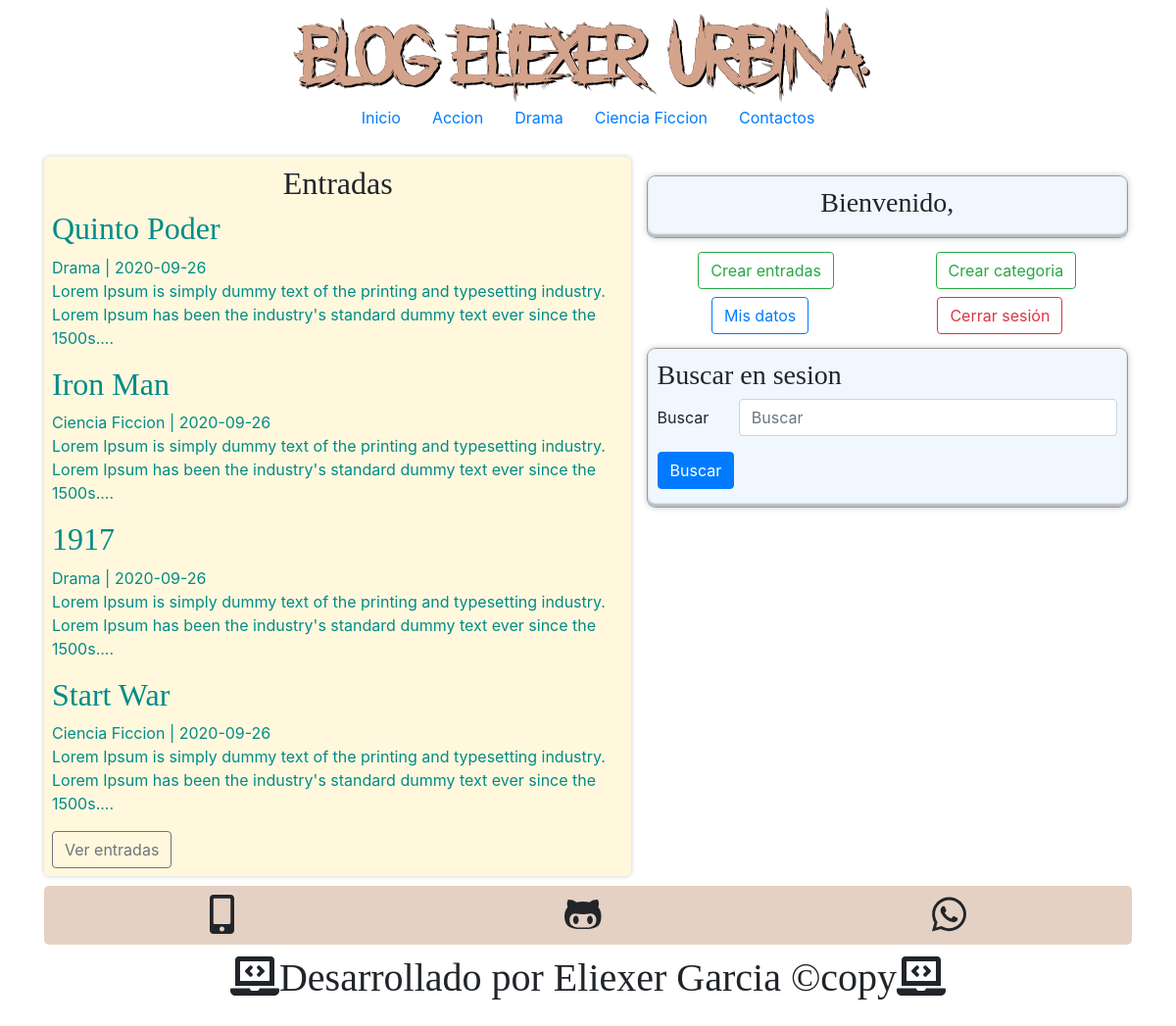
The app's page / (signed in) with its own data.
### tables this page shows
CREATE TABLE categorias (
   id          int(255) auto_increment not null,
   nombre      varchar(100) not null,
   CONSTRAINT pk_categorias PRIMARY KEY (id)
   );

CREATE TABLE entradas(
id int(255) auto_increment not null,
usuarioid int(255) not null,
categoriaid int(255) not null,
titulo varchar(255) not null,
descripcion varchar(255) null,
fecha date not null,
CONSTRAINT pk_entradas PRIMARY KEY (id),
constraint FK_usuario FOREIGN KEY (usuarioid) REFERENCES usuarios(id),
constraint FK_categoria FOREIGN KEY (categoriaid) REFERENCES categorias(id)
);

### include/helper.php (called while the page is built, shortened)
<?php
function conseguirCategorias($conectar){
	$sql = "SELECT * FROM categorias ORDER BY id ASC;";
	$categorias = mysqli_query($conectar, $sql);
	$resultado = array();
	if($categorias && mysqli_num_rows($categorias) >= 1){
		$resultado = $categorias;
	}
	return $resultado;
}
function conseguirentradas($conectar, $limit = null, $category = null, $busqueda = null){
	$sql = "SELECT e.*, c.nombre AS 'Categoria' FROM entradas e
	 INNER JOIN categorias c ON e.categoriaid = c.id
	 ORDER BY e.id DESC";
	if($limit){
		$sql = "SELECT e.*, c.nombre AS 'Categoria' FROM entradas e
	 INNER JOIN categorias c ON e.categoriaid = c.id
	 ORDER BY e.id DESC LIMIT 4";
	}
	$entradas = mysqli_query($conectar, $sql);
	$result = array();
	if($entradas && mysqli_num_rows($entradas) >= 1){
		$result = $entradas;
	}
	return $result;
};
?>

### index.php (the view)
<?php require_once 'include/encabezado.php'; ?>
<?php require_once 'include/formul.php'; ?>
<div class="principal">
   <h2 class="text-center">Entradas</h2>
   <?php
      $entradas = conseguirentradas($con, true);
      if(!empty($entradas)):
      while($entrada = mysqli_fetch_assoc($entradas)):
   ?>
      <article>
         <a class ="link" href="entrada.php?id=<?=$entrada['id']?>">
            <h2><?=$entrada['titulo']?></h2>
            <span class=""><?=$entrada['Categoria'].' | '.$entrada['fecha']?></span>
            <p><?=substr($entrada['descripcion'], 0, 180)."..."?></p>
         </a>
      </article>
 <?php
endwhile;
  endif;
 ?>
      <div class="verentradas">
         <a href="entradas.php">
            <button type="button" class="btn btn-outline-secondary">Ver entradas</button>
         </a>
      </div>
</div>
<?php require_once 'include/pie.php'; ?>

### include/encabezado.php (shortened to what this page needs)
<?php require_once 'conexion.php'; ?>
<?php  require_once 'helper.php'; ?>
<!DOCTYPE html>
<html lang="en">
<head>
   <link rel="stylesheet" href="inicio.css">
   <link rel="stylesheet" href="https://stackpath.bootstrapcdn.com/bootstrap/4.4.1/css/bootstrap.min.css"
>
</head>
<body>
   <div class="container contenedor">
   <header id="cabecera" class="text-center">
      <h1 class = "logo">
         BLog Eliexer Urbina.
      </h1>
   </header>
   <nav id="menu">
      <ul class="nav justify-content-center">
         <li class="nav-item">
            <a class="nav-link active" href="index.php">Inicio</a>
         </li>
            <?php
					$categorias = conseguirCategorias($con);
					if(!empty($categorias)):
					while($category = mysqli_fetch_assoc($categorias)):
				?>
                  <li class="nav-item">
                     <a class="nav-link" href="categoria.php?id=<?=$category['id']?>">
                     <?=$category['nombre']?>
                     </a>
                  </li>
            <?php
               endwhile;
               endif;
				?>
         <li class="nav-item">
            <a class="nav-link" href="#">Contactos</a>
         </li>
      </ul>
   </nav>
   <div class="contenedor">

### inicio.css (style rules this page uses)
* { padding: 0px; margin: 0px; }
.logo { font-family: "eli"; color: #d4a38c; text-shadow: 0px 0px 0px black, 1px 1px 0px black, 2px 2px 0px black; font-size: 60px; text-decoration: none; }
.contenedor { min-height: auto; margin: 5px auto; margin-top: 20px; margin-bottom: 10px; }
.principal { width: 54%; float: left; min-height: auto; background-color: cornsilk; border-radius: 5px; box-shadow: 0px 0px 5px #ccc; padding: 8px; }
.principal h2 { font-family: "eli2"; }
article a:link, a:visited { color: darkcyan; text-decoration: none; }

### records on screen
categorias: nombre "Accion"
categorias: nombre "Drama"
categorias: nombre "Ciencia Ficcion"
entradas: titulo "Quinto Poder", categoriaid.nombre "Drama", fecha "2020-09-26", descripcion "Lorem Ipsum is simply dummy text of the printing and typesetting industry. Lorem Ipsum has been the industry's standard dummy text ever since the 1500s."
entradas: titulo "Iron Man", categoriaid.nombre "Ciencia Ficcion", fecha "2020-09-26", descripcion "Lorem Ipsum is simply dummy text of the printing and typesetting industry. Lorem Ipsum has been the industry's standard dummy text ever since the 1500s."
entradas: titulo "1917", categoriaid.nombre "Drama", fecha "2020-09-26", descripcion "Lorem Ipsum is simply dummy text of the printing and typesetting industry. Lorem Ipsum has been the industry's standard dummy text ever since the 1500s."
entradas: titulo "Start War", categoriaid.nombre "Ciencia Ficcion", fecha "2020-09-26", descripcion "Lorem Ipsum is simply dummy text of the printing and typesetting industry. Lorem Ipsum has been the industry's standard dummy text ever since the 1500s."
